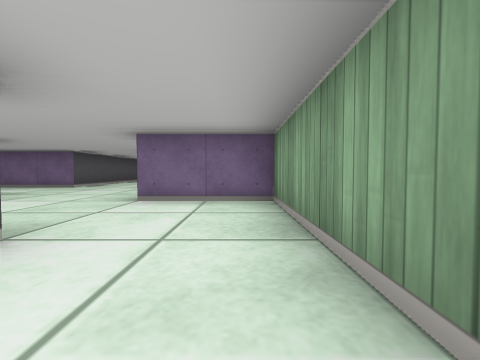
View 1 (above)

24 first-person views from a walk through a cub3D level. The camera is about half as high as the walls, tilts 2° down and sees 90° across. The floor is counted in squares. Each view is taken from the middle of a square. On the plan, view 1 faces up. The plan holds only what a view shows up to about 9 squares ahead; the rest is blank.

View 2
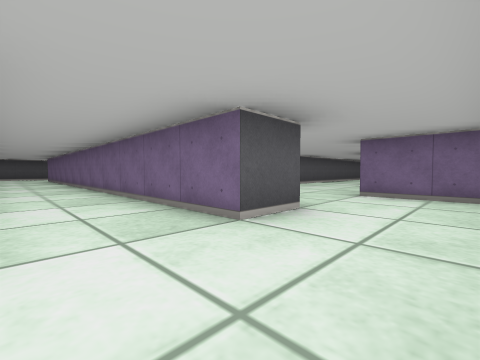

View 3
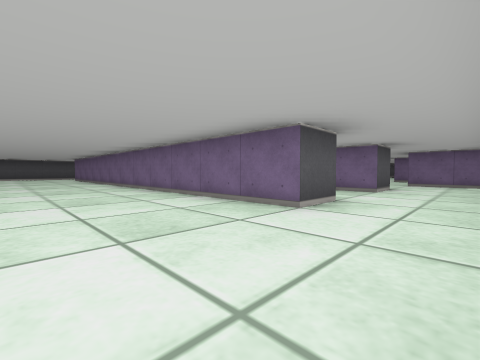

View 4
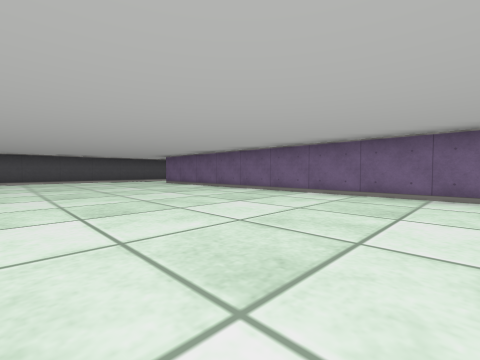

View 5
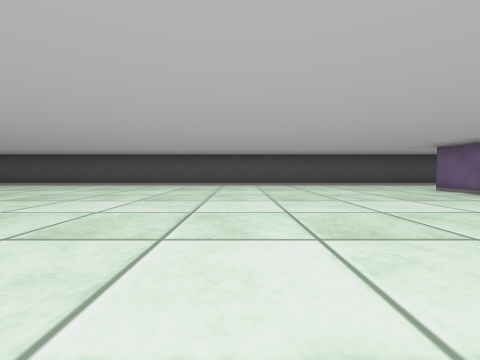

View 6
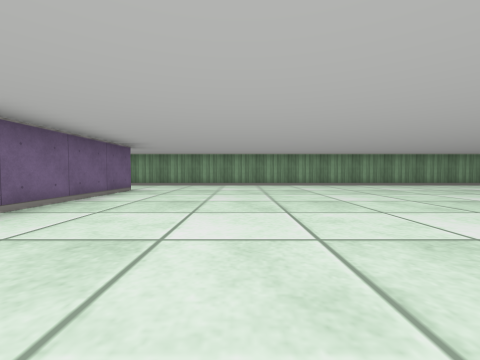

View 7
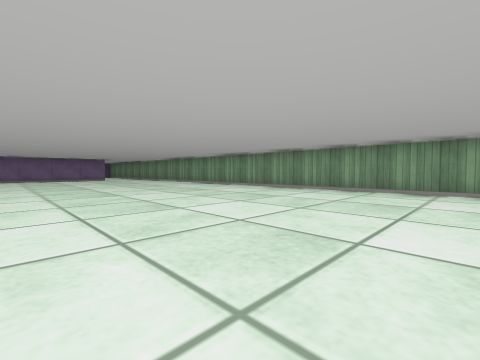

View 8
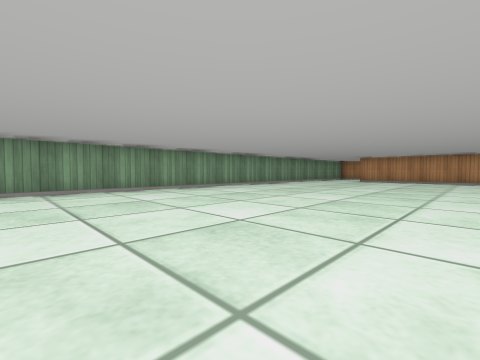

View 9
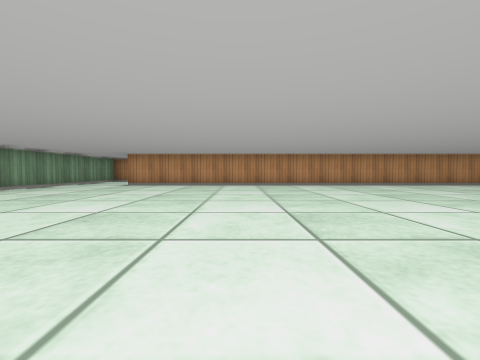

View 10
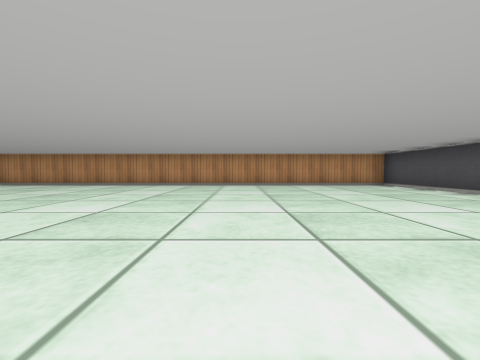

View 11
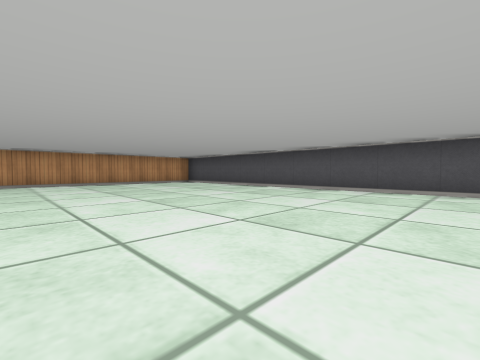

View 12
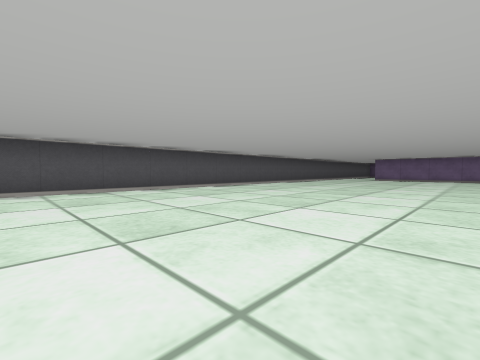

View 13
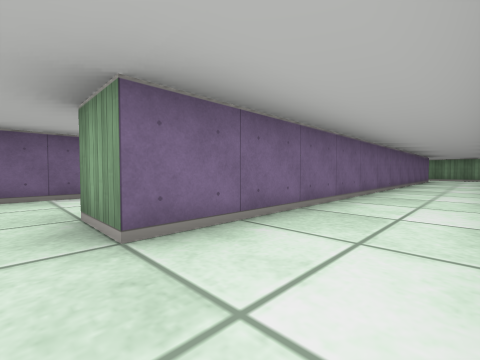

View 14
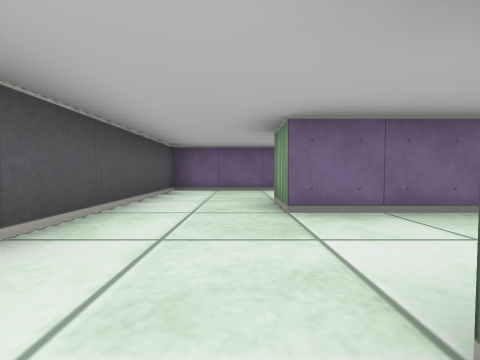

View 15
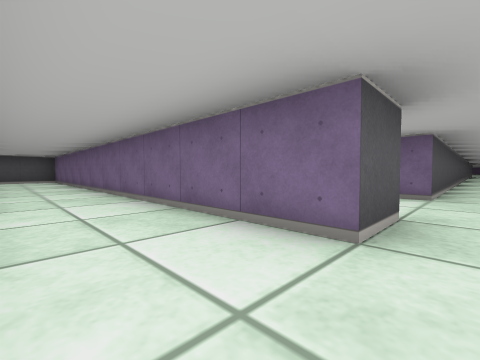

View 16
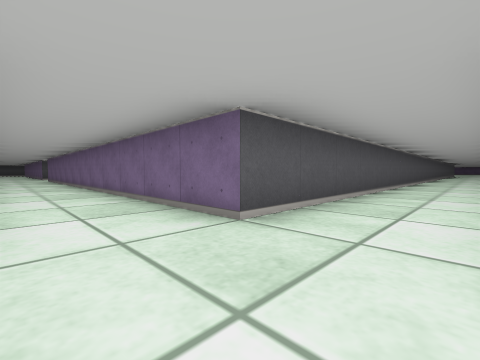

View 17
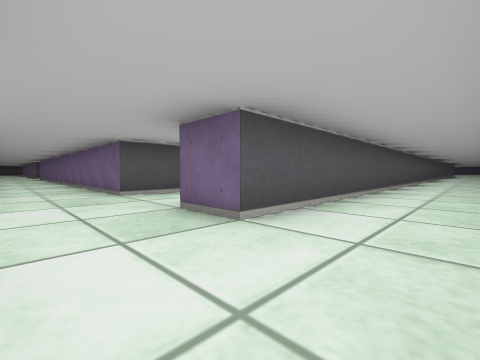

View 18
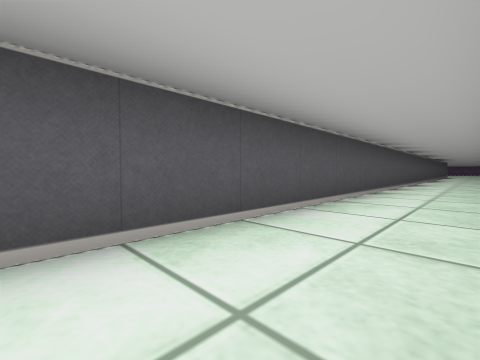

View 19
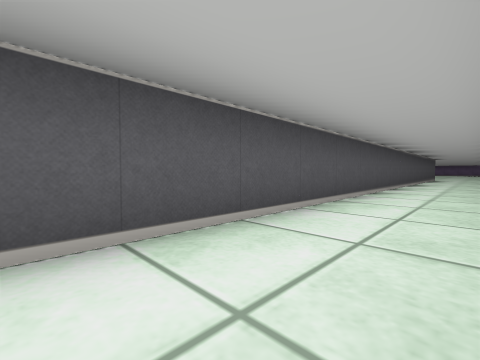

View 20
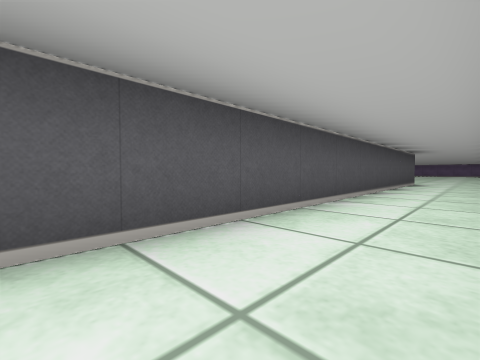

View 21
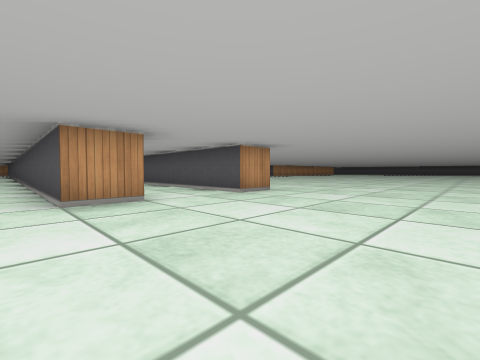

View 22
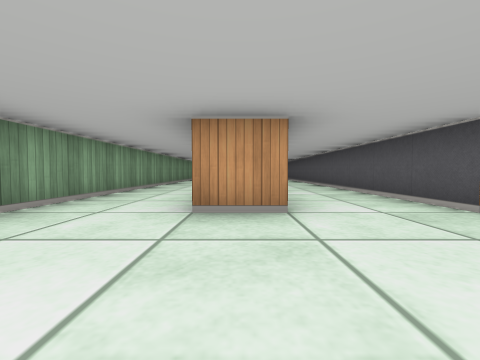

View 23
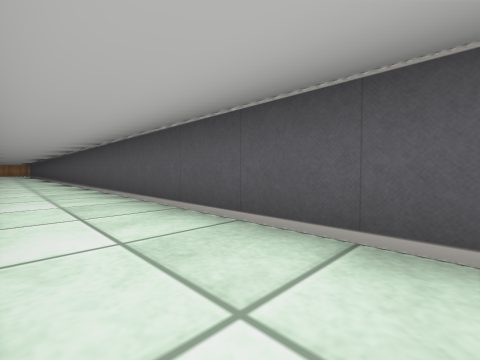

View 24
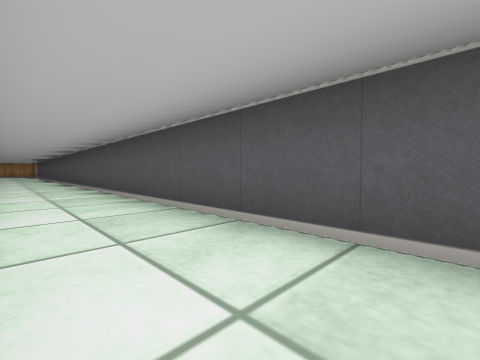

### Floor plan
Points are (right, up) in squares from view 1. A wall is a line through its corners. A room is listed if a view was taken in it or the views show most of it. See-through windows are left out.
Room 1 (views 1, 2, 13, 14)
walls: (-1.5, -1.4) (-1.5, -2.5); (-1.5, 1.6) (-1.5, 0.5) (-13.5, 0.5) (-13.5, 1.5); (-15.5, 1.5) (-15.5, -2.5); (0.5, 0.4) (0.5, 1.6); (0.5, -2.5) (0.5, -1.5)
ways out: opening at (-14.5, -2) to room 2; opening at (-0.5, -2) to room 2; opening at (-14.5, 1) to room 3; opening at (-0.5, 1) to room 3
Room 2 (views 3, 4, 5, 6, 7, 8, 9, 10, 11, 12)
walls: (-1.5, -2.5) (-13.5, -2.5); (-15.5, -2.5) (-15.5, -23.5) (-1.5, -23.5); (0.5, -25.1) (0.5, -2.5)
ways out: opening at (-14.5, -2) to room 1; opening at (-0.5, -2) to room 1; opening at (-0.5, -24) to room 3
Room 3 (views 15, 16, 17, 18, 19, 20, 23, 24)
walls: (-4.5, 4.5) (-4.5, 3.5) (-15.5, 3.5) (-15.5, 1.5); (0.5, 1.6) (0.5, 3.5) (-1.5, 3.5); (0.5, 25) (0.5, 31.6); (-4.5, 31.5) (-4.5, 6.5) (-14.1, 6.5); (-1.5, 31.5) (-1.5, 6.5) (-2.5, 6.5)
ways out: opening at (-14.5, 1) to room 1; opening at (-0.5, 1) to room 1; opening at (-0.5, -24) to room 2; opening at (-2, 32) to room 4
Room 4 (views 21, 22)
walls: (-5.5, 31.5) (-4.5, 31.5); (-2.6, 31.5) (-1.5, 31.5)
ways out: opening at (-2, 32) to room 3

Positions as (right, up) in squares from view 1, and headings:
1: (0, 0), facing up
2: (0, -1), facing up-left
3: (0, -5), facing up-left
4: (-5, -7), facing up-left
5: (-8, -7), facing left
6: (-7, -5), facing right
7: (-5, -15), facing up-right
8: (-5, -13), facing down-right
9: (-5, -16), facing down
10: (-11, -16), facing down
11: (-10, -15), facing down-left
12: (-10, -15), facing up-left
13: (-14, -1), facing up-right
14: (-14, -2), facing up
15: (-4, 2), facing up-left
16: (-3, 5), facing up-left
17: (0, 5), facing up-left
18: (0, 11), facing up-left
19: (0, 17), facing up-left
20: (0, 22), facing up-left
21: (-1, 35), facing down-left
22: (-2, 34), facing down
23: (-3, 29), facing down-left
24: (-3, 24), facing down-left
